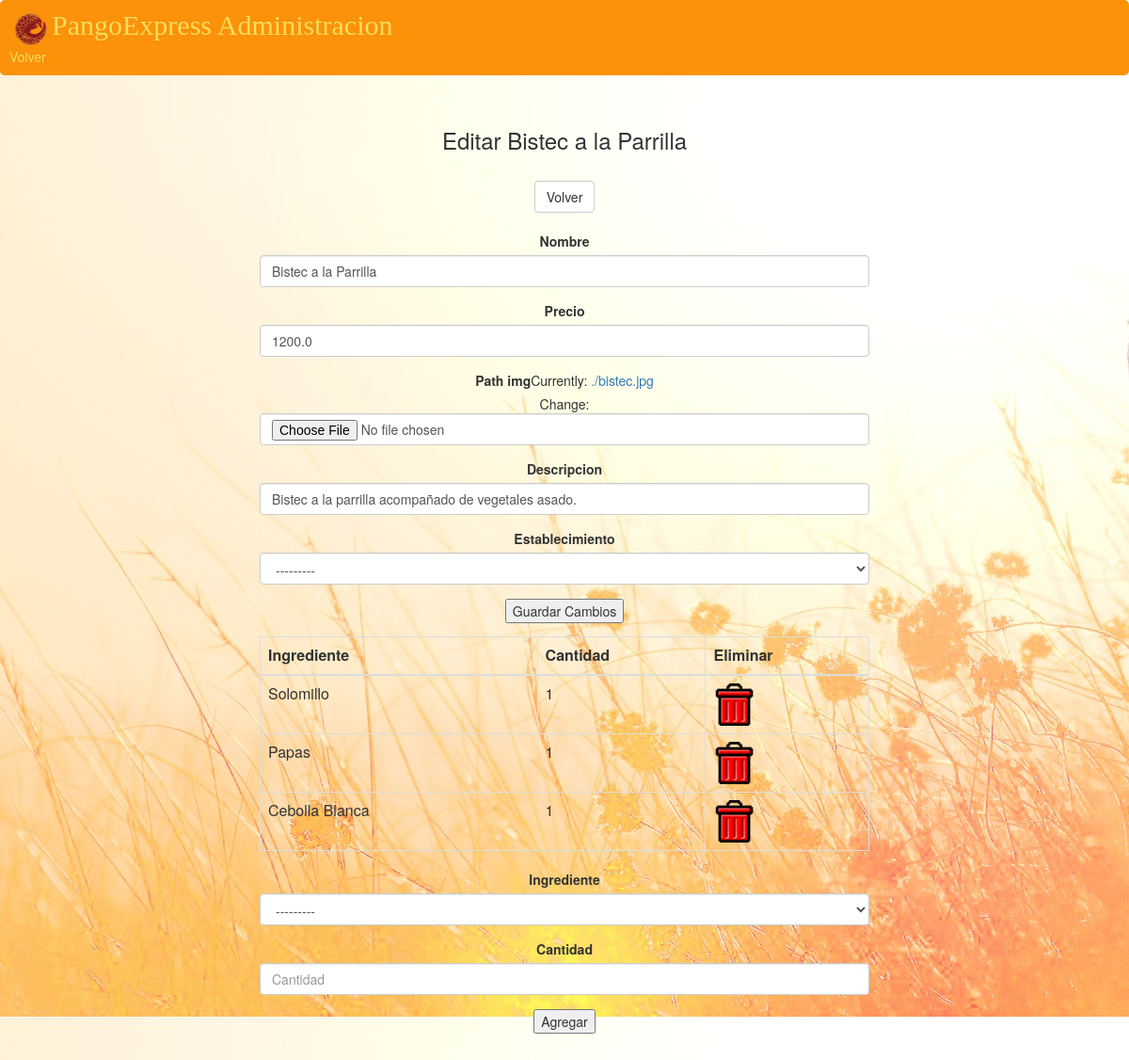
The app's page /administracion/gestionar_platos/editar/13/ with its own data.
### menu/models.py (models this page shows, shortened)
class PLATO(models.Model):
    id = models.AutoField(primary_key=True)
    establecimiento = models.ForeignKey(RESTAURANT, null = True)
    nombre = models.CharField(max_length=50)
    precio = models.FloatField(validators=[validate_precio])
    path_img = models.FileField(null = True)
    descripcion = models.CharField(max_length = 500)
    rating = models.IntegerField(default = 0)
    class Meta:
        unique_together = ('establecimiento', 'nombre')

class RESTAURANT(models.Model):
    id = models.AutoField(primary_key=True)
    nombre = models.CharField(max_length=50,validators=[validate_nombre])
    RIF = models.CharField(max_length=50,unique=True,validators=[validate_rif])
    direccion = models.CharField(max_length=50)
    def __str__(self):
        return str(self.nombre) +", "+ str(self.direccion)

class Ingredientes(models.Model):
    plato = models.ForeignKey(PLATO)
    producto = models.ForeignKey(PRODUCTO)
    cantidad = models.IntegerField(default = 0)
    class Meta:
        unique_together = ('plato', 'producto')

class PRODUCTO(models.Model):
    id = models.AutoField(primary_key=True)
    nombre = models.CharField(max_length=50, unique=True)
    def __str__(self):
        return self.nombre

### administracion/views.py (the view, shortened to what this page needs)
# urls.py: url(r'^gestionar_platos/editar/(?P<id_plato>[0-9]+)/$', views.editar_plato, name='editar_plato'),
def editar_plato(request, id_plato):
    oldPlato = PLATO.objects.get(id = id_plato)
    ingredientes = Ingredientes.objects.filter(plato = oldPlato)
    if request.method == 'GET':
        form = FormAgregarPlato(instance = oldPlato)
        form.fields['path_img'].required = False
    form2 = FormAgregarIngrediente()
    context = {'form' : form,
               'form2' : form2,
               'ingredientes' : ingredientes,
               'plato' : oldPlato
               }
    return render(request, 'administracion/editarPlato.html', context)

### administracion/forms.py
class FormAgregarPlato(forms.ModelForm):
    establecimiento = forms.ModelChoiceField(RESTAURANT.objects, label="Establecimiento")
    class Meta:
        model = PLATO
        fields = ['nombre', 'precio', 'path_img', 'descripcion']

class FormAgregarIngrediente(forms.Form):
    ingrediente = forms.ModelChoiceField(PRODUCTO.objects, label='Ingrediente')
    cantidad = forms.IntegerField()

### administracion/templates/administracion/editarPlato.html (shortened to what this page needs)
{% extends 'administracion/adminLayout.html' %}
{% load bootstrap3 %}
{% load staticfiles %}
{% block main %}
    <h3> Editar {{plato.nombre}} </h3>
    <br/>
    <a class="btn btn-default" href="{% url 'administracion:gestionar_platos' %}">Volver</a>
    <br/>
    <br/>
    <form method="post">
        {% bootstrap_form form %}
        <input type = "submit" value = "Guardar Cambios"/>
    </form>
    <table class="table table-bordered">
        <thead>
            <tr>
                <th class="col-md-2"> Ingrediente </th>
                <th class="col-md-1"> Cantidad </th>
                <th class="col-md-1"> Eliminar </th>
            </tr>
        </thead>
        <tbody>
            {% for ingrediente in ingredientes %}
                <tr>
                    <td class="col-md-2">{{ingrediente.producto.nombre}}</td>
                    <td class="col-md-1">{{ingrediente.cantidad}}</td>
                    <td class="col-md-1"><a href="{% url 'administracion:eliminar_ingrediente' ingrediente.id %}"
                                            onclick="return confirm('Confirmar accion')">
                                            <img src="{% static 'images/trash.png' %}">
                                         </a></td>
                </tr>
            {% endfor %}
        </tbody>
    </table>
    <form method="post" action="{% url 'administracion:agregar_ingrediente2' plato.id %}">
        {% bootstrap_form form2 %}
        <input type = "submit" value = "Agregar"/>
    </form>
{% endblock %}

### administracion/static/layoutStyle.css (style rules this page uses)
body { background: #d3d3d3 url('images/pan2.jpg'); top right no-repeat; background-attachment:fixed; }
img { width: 45px; }

### records on screen
PLATO: nombre "Bistec a la Parrilla", precio "1200.0", descripcion "Bistec a la parrilla acompañado de vegetales asado.", establecimiento "---------"
Ingredientes: producto.nombre "Solomillo", cantidad "1"
Ingredientes: producto.nombre "Papas", cantidad "1"
Ingredientes: producto.nombre "Cebolla Blanca", cantidad "1"
